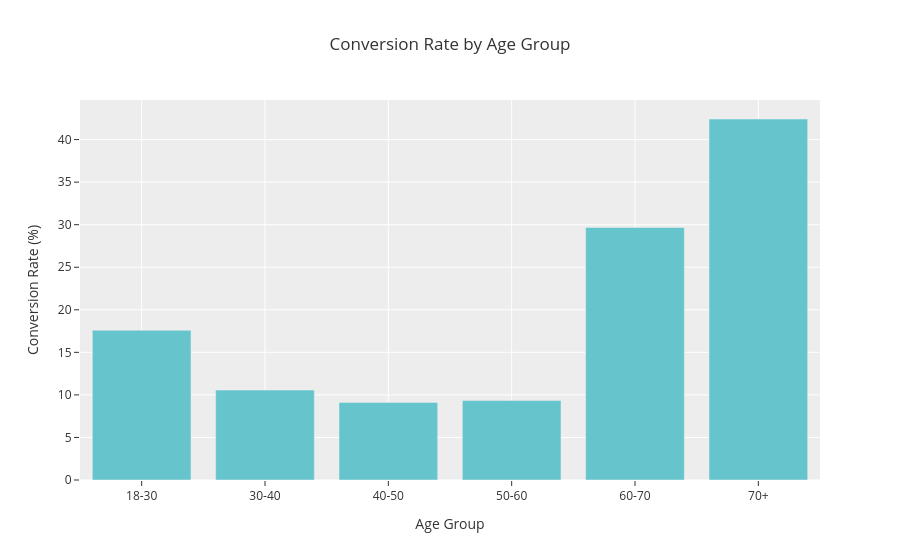

Write notebook code for a chart like this one.
### Code cell
# Visualize conversion rate by age group using plotly
from plotly import colors


figsize=(10,7)
fig = px.bar(conversion_rate_by_age_group,
            x=conversion_rate_by_age_group.index, 
            y=conversion_rate_by_age_group.values, 
            title='Conversion Rate by Age Group', 
            labels={'x':'Age Group', 'y':'Conversion Rate (%)'},
            template='ggplot2',
            color_discrete_sequence=colors.qualitative.Pastel
            )
fig.show()

### Figure 1 — Plotly figure (JSON) as saved in the notebook; plotly's stock layout.template omitted (floating-point values rounded to 4 significant figures)
{"data": [{"hovertemplate": "Age Group=%{x}<br>Conversion Rate (%)=%{y}<extra></extra>", "legendgroup": "", "marker": {"color": "rgb(102, 197, 204)", "pattern": {"shape": ""}}, "name": "", "orientation": "v", "showlegend": false, "textposition": "auto", "type": "bar", "x": ["18-30", "30-40", "40-50", "50-60", "60-70", "70+"], "xaxis": "x", "y": [17.6, 10.58, 9.121, 9.334, 29.67, 42.42], "yaxis": "y"}], "layout": {"barmode": "relative", "legend": {"tracegroupgap": 0}, "title": {"text": "Conversion Rate by Age Group"}, "xaxis": {"anchor": "y", "domain": [0, 1], "title": {"text": "Age Group"}}, "yaxis": {"anchor": "x", "domain": [0, 1], "title": {"text": "Conversion Rate (%)"}}}}
